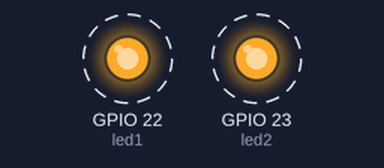
A program run on a simulated ESP32 board running MicroPython. Parts: output pins drawn as LEDs (lit = HIGH). Dashed ring = blinking. Threads take turns every 2 ms.

Above: at 0.2 s.
Timing chart, 0 to 4.6 s (numbered marks = the images above):
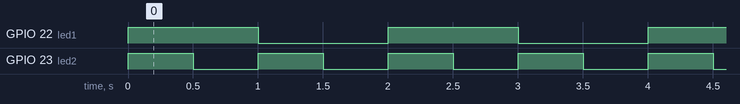

The program:

thread_00.py
```python
import _thread as th
import time
from machine import Pin
led1 = Pin(22, Pin.OUT)
led2 = Pin(23, Pin.OUT)
def loop_led1(e):
  while True:
    led1.value(not led1.value())
    time.sleep(e)


def loop_led2(e):
  while True:
    led2.value(not led2.value())
    time.sleep(e)

th.start_new_thread(loop_led1, (1,))
th.start_new_thread(loop_led2, (.5,))
```

Measured:
- by itself, GPIO 22 (led1): alternates HIGH for 1.0 s and LOW for 1.0 s
- by itself, GPIO 23 (led2): alternates HIGH for 0.50 s and LOW for 0.50 s
- by itself, everything shown: repeats every 2.0 s, in 6 steps
